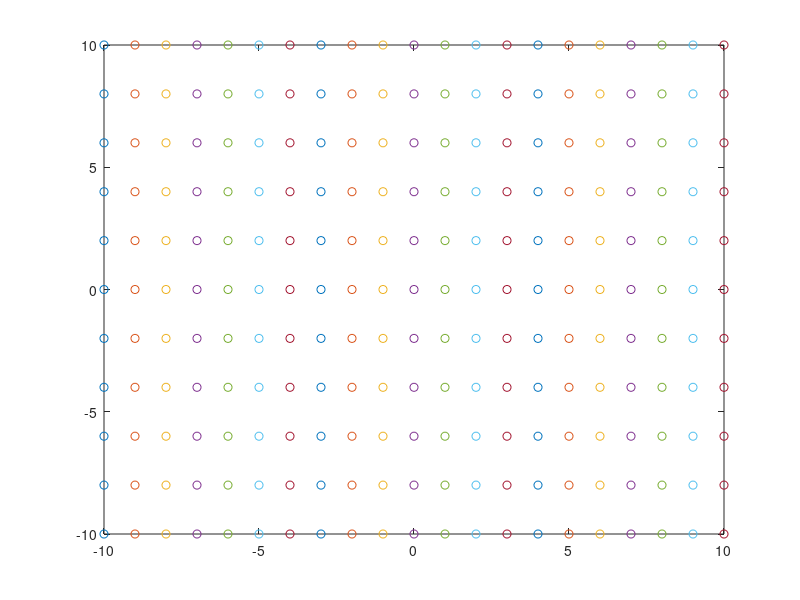

Write the MATLAB code that produced this figure. (Note: this script raises an error after producing the figure.)

DO_MANUAL = 1;

[a,b] = meshgrid(-10:1:10 , -10:2:10)

plot(a,b,'o')

	if(DO_MANUAL)
		%% WAITFORBUTTONPRESS gets charachter
		c=char(255);
        set(gcf,'currentcha',c);
        p=[0 0];
        set(gcf,'currentpoint',p);
        
        while( double(c)==255 & sum(abs(p))==0 )
            c = get(gcf,'currentcha')
            p = get(gcf,'currentpoint')
            pause(.01);
        end

        switch(c)
			case {char(13)}, % Return
				done=1; 
				update=0;
				return_flag=0;
			case {[],char(0),char(255)}, % mouse action
				g=get(gca,'currentpoint')
			    aa =g(1,1);
			    update=1;
			otherwise,
				update=0;
				beep
		end
		
		if( update )
          plot(a,b,'o'); hold on;
          plot(g(1,1),g(1,2),'+'); hold off;
          fprintf(1,'Updated\n')   
        end
		
	else % ~Do_Manual
		done=1;
		return_flag=0;
	end
